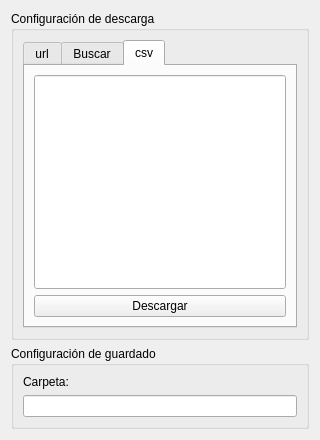
<?xml version="1.0" encoding="UTF-8"?>
<ui version="4.0">
 <class>Widget</class>
 <widget class="QWidget" name="Widget">
  <property name="geometry">
   <rect>
    <x>0</x>
    <y>0</y>
    <width>320</width>
    <height>440</height>
   </rect>
  </property>
  <property name="windowTitle">
   <string>YT Downloader</string>
  </property>
  <property name="styleSheet">
   <string notr="true"/>
  </property>
  <layout class="QVBoxLayout" name="verticalLayout_6">
   <item>
    <widget class="QGroupBox" name="groupBox">
     <property name="title">
      <string>Configuración de descarga</string>
     </property>
     <layout class="QVBoxLayout" name="verticalLayout_4">
      <item>
       <widget class="QTabWidget" name="tabWidget">
        <property name="currentIndex">
         <number>2</number>
        </property>
        <widget class="QWidget" name="tab">
         <attribute name="title">
          <string>url</string>
         </attribute>
         <layout class="QVBoxLayout" name="verticalLayout">
          <item>
           <widget class="QTextEdit" name="getu"/>
          </item>
          <item>
           <widget class="QPushButton" name="download">
            <property name="text">
             <string>Descargar</string>
            </property>
           </widget>
          </item>
         </layout>
        </widget>
        <widget class="QWidget" name="tab_2">
         <attribute name="title">
          <string>Buscar</string>
         </attribute>
         <layout class="QVBoxLayout" name="verticalLayout_2">
          <item>
           <widget class="QTextEdit" name="gets"/>
          </item>
          <item>
           <widget class="QPushButton" name="search">
            <property name="text">
             <string>Buscar</string>
            </property>
           </widget>
          </item>
         </layout>
        </widget>
        <widget class="QWidget" name="tab_3">
         <attribute name="title">
          <string>csv</string>
         </attribute>
         <layout class="QVBoxLayout" name="verticalLayout_3">
          <item>
           <widget class="QLineEdit" name="lineEdit">
            <property name="sizePolicy">
             <sizepolicy hsizetype="Expanding" vsizetype="Minimum">
              <horstretch>0</horstretch>
              <verstretch>0</verstretch>
             </sizepolicy>
            </property>
            <property name="cursor">
             <cursorShape>PointingHandCursor</cursorShape>
            </property>
            <property name="frame">
             <bool>true</bool>
            </property>
            <property name="readOnly">
             <bool>true</bool>
            </property>
           </widget>
          </item>
          <item>
           <widget class="QPushButton" name="download_2">
            <property name="cursor">
             <cursorShape>PointingHandCursor</cursorShape>
            </property>
            <property name="text">
             <string>Descargar</string>
            </property>
           </widget>
          </item>
         </layout>
        </widget>
       </widget>
      </item>
     </layout>
    </widget>
   </item>
   <item>
    <widget class="QGroupBox" name="groupBox_2">
     <property name="title">
      <string>Configuración de guardado</string>
     </property>
     <layout class="QVBoxLayout" name="verticalLayout_5">
      <item>
       <widget class="QLabel" name="label">
        <property name="text">
         <string>Carpeta:</string>
        </property>
       </widget>
      </item>
      <item>
       <widget class="QLineEdit" name="lineEdit_2">
        <property name="sizePolicy">
         <sizepolicy hsizetype="Expanding" vsizetype="Minimum">
          <horstretch>0</horstretch>
          <verstretch>0</verstretch>
         </sizepolicy>
        </property>
        <property name="cursor">
         <cursorShape>PointingHandCursor</cursorShape>
        </property>
        <property name="frame">
         <bool>true</bool>
        </property>
        <property name="readOnly">
         <bool>true</bool>
        </property>
       </widget>
      </item>
     </layout>
    </widget>
   </item>
  </layout>
 </widget>
 <resources/>
 <connections/>
</ui>
